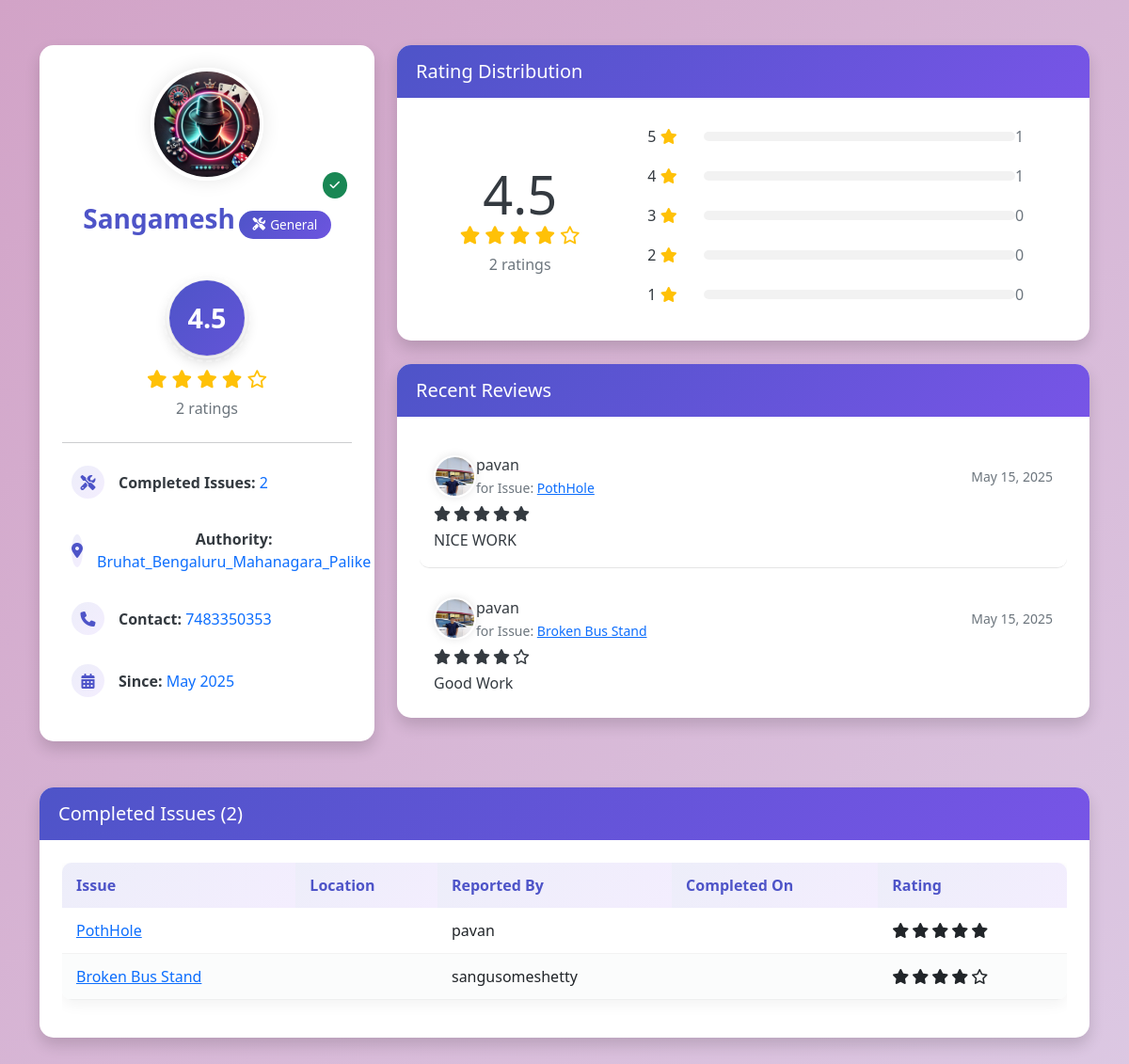
The page /contractors/detail/2/ on the database as committed earlier.
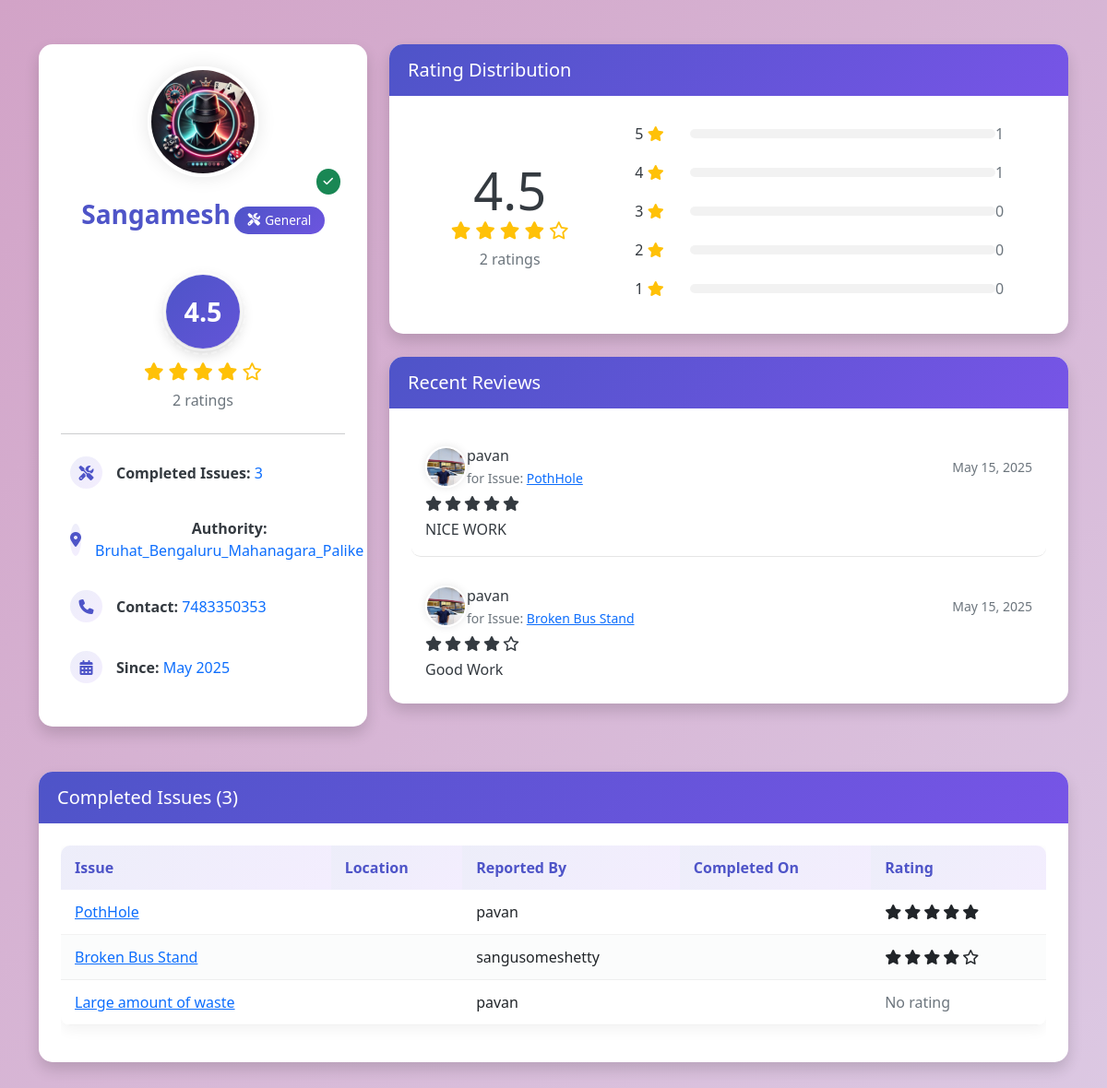
The same page on the database as committed later.
### issues/models.py (models this page shows, shortened)
class UserRating(models.Model):
    issue = models.ForeignKey(Issue, on_delete=models.CASCADE, related_name='ratings')
    user = models.ForeignKey(User, on_delete=models.CASCADE, related_name='given_ratings')
    contractor = models.ForeignKey(Contractor, on_delete=models.CASCADE, related_name='received_ratings')
    rating = models.IntegerField(validators=[MinValueValidator(1), MaxValueValidator(5)])
    comment = models.TextField(blank=True)
    created_at = models.DateTimeField(auto_now_add=True)
    updated_at = models.DateTimeField(auto_now=True)

class Issue(models.Model):
    STATUS_CHOICES = [
        ('new', 'New'),
        ('pending', 'Pending'),
        ('in_progress', 'In Progress'),
        ('completed', 'Completed')
    ]
    title = models.CharField(max_length=255)
    description = models.TextField()
    location = models.TextField()
    latitude = models.FloatField(null=True, blank=True)
    longitude = models.FloatField(null=True, blank=True)
    address = models.CharField(max_length=512, null=True, blank=True)
    status = models.CharField(max_length=50, choices=STATUS_CHOICES, default='new')
    upvotes_count = models.PositiveIntegerField(default=0)
    reported_by = models.ForeignKey(User, on_delete=models.CASCADE, related_name='reported_issues')
    contractor = models.ForeignKey('contractor.Contractor', null=True, blank=True, on_delete=models.SET_NULL, related_name='assigned_issues')
    government_authority = models.ForeignKey('authorities.Authority', on_delete=models.CASCADE, related_name='jurisdiction_issues')
    created_at = models.DateTimeField(auto_now_add=True)
    updated_at = models.DateTimeField(auto_now=True)
    completed_at = models.DateTimeField(null=True, blank=True)

### public/models.py (models this page shows, shortened)
class User(AbstractUser):
    ROLE_CHOICES = [
        ('public', 'Public'),
        ('authority', 'Authority'),
        ('contractor', 'Contractor'),
        ('admin', 'Admin')
    ]
    role = models.CharField(max_length=20, choices=ROLE_CHOICES, default='public')
    contact_info = models.CharField(max_length=255, blank=True)
    profile_picture = models.ImageField(upload_to='profile_pictures/', null=True, blank=True)
    created_at = models.DateTimeField(auto_now_add=True)
    updated_at = models.DateTimeField(auto_now=True)

### contractor/views.py (the view)
# urls.py: path('detail/<int:contractor_id>/', views.contractor_detail, name='contractor_detail'),
def contractor_detail(request, contractor_id):
    contractor = Contractor.objects.get(id=contractor_id)
    completed_issues = contractor.assigned_issues.filter(status='completed')
    ratings = UserRating.objects.filter(contractor=contractor).order_by('-created_at')
    distribution = contractor.get_rating_distribution()
    total_ratings = sum(distribution.values())
    if total_ratings > 0:
        distribution_percentage = {
            star: (count / total_ratings) * 100
            for star, count in distribution.items()
        }
    else:
        distribution_percentage = {star: 0 for star in range(1, 6)}
    context = {
        'contractor': contractor,
        'completed_issues': completed_issues,
        'ratings': ratings,
        'avg_rating': contractor.get_average_rating(),
        'total_ratings': total_ratings,
        'distribution': distribution,
        'distribution_percentage': distribution_percentage
    }
    return render(request, 'detail.html', context)

### contractor/models.py (called while the page is built)
    def get_average_rating(self):
        from issues.models import UserRating
        result = UserRating.objects.filter(contractor=self).aggregate(Avg('rating'))
        return result['rating__avg'] or 0.0

    def get_rating_distribution(self):
        from issues.models import UserRating
        distribution = {}
        for i in range(1, 6):
            distribution[i] = UserRating.objects.filter(contractor=self, rating=i).count()
        return distribution

### contractor/templatetags/custom_filters.py (called while the page is built)
@register.filter
def get_item(dictionary, key):
    return dictionary.get(key)

### issues/context_processors.py (called while the page is built)
def issue_utils(request):
    from issues.models import UserRating
    def has_been_rated_by(issue, user):
        if not user.is_authenticated:
            return False
        return UserRating.objects.filter(issue=issue, user=user).exists()
    return {
        'has_been_rated_by': has_been_rated_by
    }

### templates/detail.html (shortened to what the changed rows need)
{% load static %}
{% load custom_filters %}
<!DOCTYPE html>
<html lang="en">
<head>
    <link rel="stylesheet" href="https://cdnjs.cloudflare.com/ajax/libs/font-awesome/6.4.0/css/all.min.css">
    <link rel="stylesheet" href="https://cdnjs.cloudflare.com/ajax/libs/bootstrap/5.2.3/css/bootstrap.min.css">
    <link rel="stylesheet" href="https://cdnjs.cloudflare.com/ajax/libs/animate.css/4.1.1/animate.min.css">
</head>
<body>
    <div class="container py-5">
        <div class="row">
            <div class="col-md-4">
                <div class="card shadow animate__animated animate__fadeInLeft">
                    <div class="card-body text-center">
                        <div class="my-4 animate__animated animate__fadeIn animate__delay-2s">
                            <div class="star-rating">
                                {% for i in '12345' %}
                                    {% if forloop.counter <= avg_rating %}
                                        <i class="fas fa-star star-pulse"></i>
                                    {% elif forloop.counter <= avg_rating|add:0.5 %}
                                        <i class="fas fa-star-half-alt"></i>
                                    {% else %}
                                        <i class="far fa-star"></i>
                                    {% endif %}
                                {% endfor %}
                            </div>
                        </div>
                        <div class="text-left animate__animated animate__fadeIn animate__delay-2s">
                            <ul class="info-list">
                                <li class="info-list-item">
                                    <div>
                                        <strong>Completed Issues:</strong>
                                        <span class="text-primary">{{ completed_issues.count }}</span>
                                    </div>
                                </li>
                            </ul>
                        </div>
                    </div>
                </div>
            </div>
            <div class="col-md-8">
                <div class="card shadow animate__animated animate__fadeInRight">
                    <div class="card-body">
                        {% if total_ratings > 0 %}
                            <div class="row align-items-center">
                                <div class="col-md-4 text-center">
                                    <div class="star-rating h4">
                                        {% for i in '12345' %}
                                            {% if forloop.counter <= avg_rating %}
                                                <i class="fas fa-star text-warning"></i>
                                            {% elif forloop.counter <= avg_rating|add:0.5 %}
                                                <i class="fas fa-star-half-alt text-warning"></i>
                                            {% else %}
                                                <i class="far fa-star text-warning"></i>
                                            {% endif %}
                                        {% endfor %}
                                    </div>
                                </div>
                                <div class="col-md-8">
                                    {% for star in '54321'|make_list %}
                                        {% with star_value=star|add:"0" %}
                                        <div class="rating-row">
                                            <div style="width: 60px" class="text-right pr-2">
                                                {{ star }} <i class="fas fa-star text-warning"></i>
                                            </div>
                                            <div class="progress flex-grow-1">
                                            </div>
                                            <div class="text-muted ml-2" style="width: 50px">
                                                {{ distribution|get_item:star_value }}
                                            </div>
                                        </div>
                                        {% endwith %}
                                    {% endfor %}
                                </div>
                            </div>
                        {% else %}
                            <div class="alert alert-info">
                                <p class="mb-0">No ratings yet. This contractor will receive ratings after completing issues.</p>
                            </div>
                        {% endif %}
                    </div>
                </div>
                <div class="card shadow mt-4 animate__animated animate__fadeInRight animate__delay-1s">
                    <div class="card-body">
                        {% if ratings %}
                            <div class="reviews-list">
                                {% for rating in ratings %}
                                    <div class="review-item">
                                        <div class="d-flex justify-content-between align-items-center mb-2">
                                            <div class="d-flex align-items-center">
                                                {% if rating.user.profile_picture %}
                                                    <img src="{{ rating.user.profile_picture.url }}" class="rounded-circle profile-img-small mr-2" alt="{{ rating.user.username }}">
                                                {% else %}
                                                    <div class="profile-img-bg-small mr-2">
                                                        <span class="text-white">{{ rating.user.username|first }}</span>
                                                    </div>
                                                {% endif %}
                                                <div>
                                                    <div class="font-weight-bold">{{ rating.user.username }}</div>
                                                    <small class="text-muted">for Issue: <a href="{% url 'issue_detail' rating.issue.id %}">{{ rating.issue.title }}</a></small>
                                                </div>
                                            </div>
                                            <div class="text-muted small">
                                                {{ rating.created_at|date:"M d, Y" }}
                                            </div>
                                        </div>
                                        <div class="star-rating-left mb-2">
                                            {% for i in '12345' %}
                                                {% if forloop.counter <= rating.rating %}
                                                    <i class="fas fa-star"></i>
                                                {% else %}
                                                    <i class="far fa-star"></i>
                                                {% endif %}
                                            {% endfor %}
                                        </div>
                                        {% if rating.comment %}
                                            <p class="review-text mb-0">{{ rating.comment }}</p>
                                        {% else %}
                                            <p class="text-muted font-italic mb-0">No comment provided.</p>
                                        {% endif %}
                                    </div>
                                {% endfor %}
                            </div>
                        {% else %}
                            <div class="alert alert-info">
                                <p class="mb-0">No reviews yet. Be the first to rate this contractor after they complete an issue!</p>
                            </div>
                        {% endif %}
                    </div>
                </div>
            </div>
        </div>
        <div class="row mt-4">
            <div class="col-12">
                <div class="card shadow animate__animated animate__fadeInUp animate__delay-2s">
                    <div class="card-header">
                        <h5 class="mb-0">Completed Issues ({{ completed_issues.count }})</h5>
                    </div>
                    <div class="card-body">
                        {% if completed_issues %}
                            <div class="table-responsive">
                                <table class="table table-hover">
                                    <thead>
                                        <tr>
                                            <th>Issue</th>
                                            <th>Location</th>
                                            <th>Reported By</th>
                                            <th>Completed On</th>
                                            <th>Rating</th>
                                        </tr>
                                    </thead>
                                    <tbody>
                                        {% for issue in completed_issues %}
                                            <tr>
                                                <td>
                                                    <a href="{% url 'issue_detail' issue.id %}">{{ issue.title }}</a>
                                                </td>
                                                <td>{{ issue.location }}</td>
                                                <td>{{ issue.reported_by.username }}</td>
                                                <td>{{ issue.completed_at|date:"M d, Y" }}</td>
                                                <td>
                                                    {% with issue_rating=issue.ratings.first %}
                                                        {% if issue_rating %}
                                                            <div class="star-rating-left">
                                                                {% for i in '12345' %}
                                                                    {% if forloop.counter <= issue_rating.rating %}
                                                                        <i class="fas fa-star"></i>
                                                                    {% else %}
                                                                        <i class="far fa-star"></i>
                                                                    {% endif %}
                                                                {% endfor %}
                                                            </div>
                                                        {% else %}
                                                            <span class="text-muted">No rating</span>
                                                        {% endif %}
                                                    {% endwith %}
                                                </td>
                                            </tr>
                                        {% endfor %}
                                    </tbody>
                                </table>
                            </div>
                        {% else %}
                            <div class="alert alert-info">
                                <p class="mb-0">This contractor hasn't completed any issues yet.</p>
                            </div>
                        {% endif %}
                    </div>
                </div>
            </div>
        </div>
    </div>
</body>
</html>

Rows that differ between the two databases and show on the page:
now on this page (row edited): Issue: title "Large amount of waste", reported_by.username "pavan", shows "No rating"
Other text that changed with them:
{{ completed_issues.count }}: "2" → "3"
